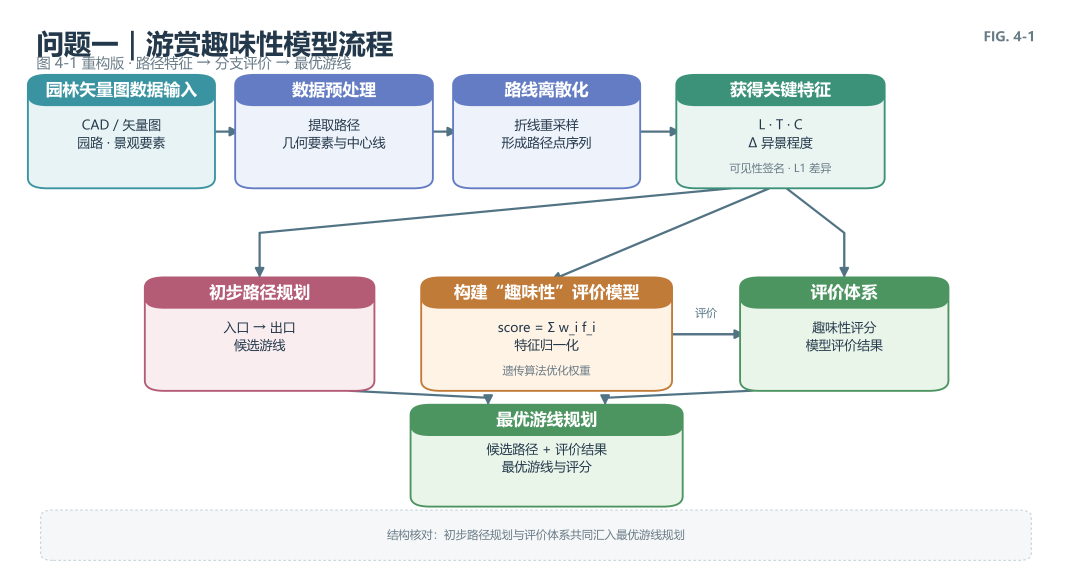
#> input picture workspace/modeling_paper_benchmark/figure_4_1/stage_03_final/rendered_final_v2/figure.png, 4287 x 2350 px (shown at 1/4 size)
$ python qa_previews.py
#> lines starting #> are read from the running program, lines starting #| are printed output that depends on the picture
"""Create Python QA previews for final-size and before/after inspection."""

from __future__ import annotations

from pathlib import Path

from PIL import Image, ImageDraw, ImageFont

ROOT = Path(__file__).resolve().parent
FINAL = ROOT / "rendered_final_v2" / "figure.png"
STAGE1 = ROOT.parent / "stage_01_independent" / "rendered" / "figure.png"


def _font(size: int) -> ImageFont.FreeTypeFont | ImageFont.ImageFont:
    for path in (r"C:\Windows\Fonts\msyh.ttc", r"C:\Windows\Fonts\arial.ttf"):
        if Path(path).is_file():
            return ImageFont.truetype(path, size=size)
    return ImageFont.load_default()


def _resize_to_mm(image: Image.Image, width_mm: float, dpi: int = 300) -> Image.Image:
    width_px = round(width_mm / 25.4 * dpi)
    height_px = round(image.height * width_px / image.width)
    return image.resize((width_px, height_px), Image.Resampling.LANCZOS)


def _before_after(before: Image.Image, after: Image.Image) -> Image.Image:
    target_width = 1800
    before = before.resize(
        (target_width, round(before.height * target_width / before.width)),
        Image.Resampling.LANCZOS,
    )
    after = after.resize(
        (target_width, round(after.height * target_width / after.width)),
        Image.Resampling.LANCZOS,
    )
    label_height = 80
    canvas = Image.new(
        "RGB",
        (target_width * 2 + 30, max(before.height, after.height) + label_height),
        "white",
    )
    draw = ImageDraw.Draw(canvas)
    label_font = _font(34)
    draw.text((20, 18), "Stage 1 · independent text-only", fill="#23384A", font=label_font)
    draw.text(
        (target_width + 40, 18),
        "Stage 3 · source-compared final",
        fill="#23384A",
        font=label_font,
    )
    canvas.paste(before, (0, label_height))
    canvas.paste(after, (target_width + 30, label_height))
    return canvas


def main() -> dict[str, Path]:
    if not FINAL.is_file() or not STAGE1.is_file():
        raise FileNotFoundError("final and stage-1 PNGs are required before QA preview generation")
    with Image.open(FINAL) as final_image, Image.open(STAGE1) as stage1_image:
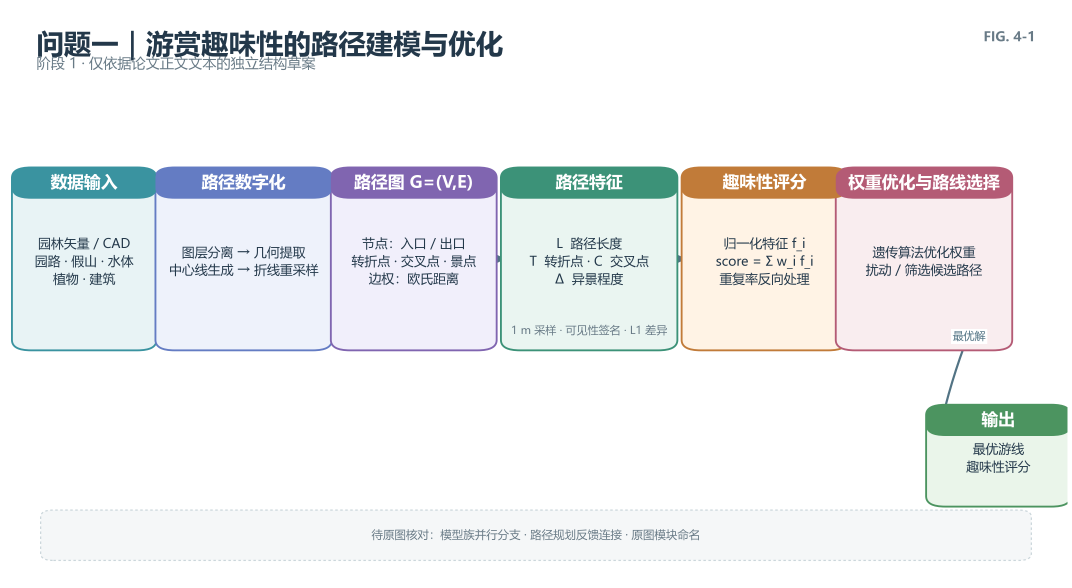
#> input picture workspace/modeling_paper_benchmark/figure_4_1/stage_01_independent/rendered/figure.png, 4287 x 2350 px (shown at 1/4 size)
#> final_image is the input picture: PIL image 4287x2350 RGBA; mean R, G, B, A 233.6, 237, 236.3, 255
#> stage1_image is the input picture: PIL image 4287x2350 RGBA; mean R, G, B, A 237.8, 239.3, 240.3, 255
        final = final_image.convert("RGB")
        stage1 = stage1_image.convert("RGB")
        outputs = {
            "single_column_89mm": ROOT / "qa_single_column_89mm.png",
            "double_column_180mm": ROOT / "qa_double_column_180mm.png",
            "before_after": ROOT / "before_after.png",
        }
        _resize_to_mm(final, 89).save(outputs["single_column_89mm"], format="PNG")
#> in _resize_to_mm, `return image.resize((width_px, height_px), Image.Resampling.LANCZOS)`:
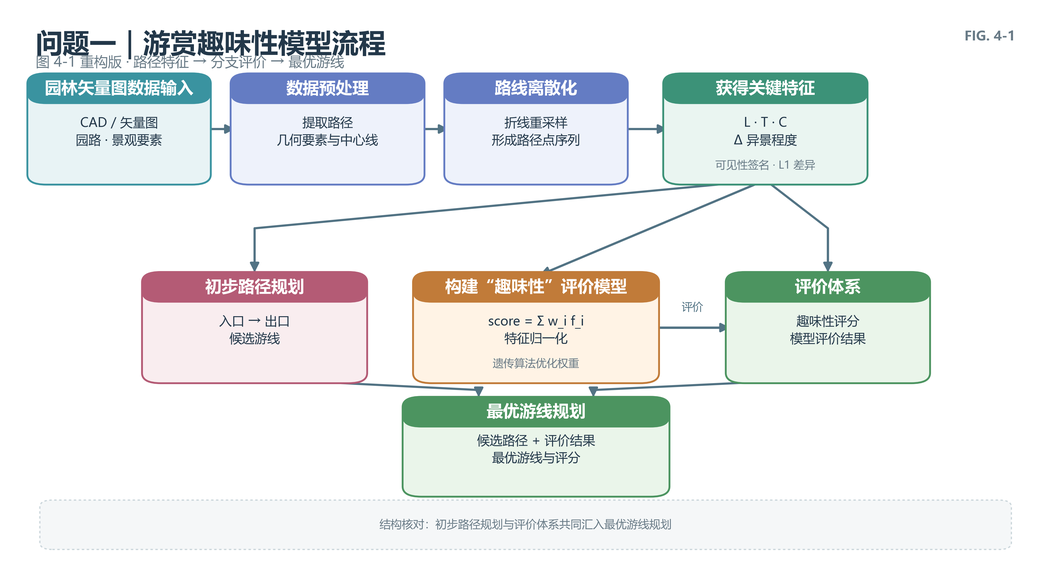
#> returned value: PIL image 1051x576 RGB; mean R, G, B 233.4, 236.8, 236.1
        _resize_to_mm(final, 180).save(outputs["double_column_180mm"], format="PNG")
#> call 2 of _resize_to_mm, with width_mm = 180, dpi = 300
#> in _resize_to_mm (call 2), `return image.resize((width_px, height_px), Image.Resampling.LANCZOS)`:
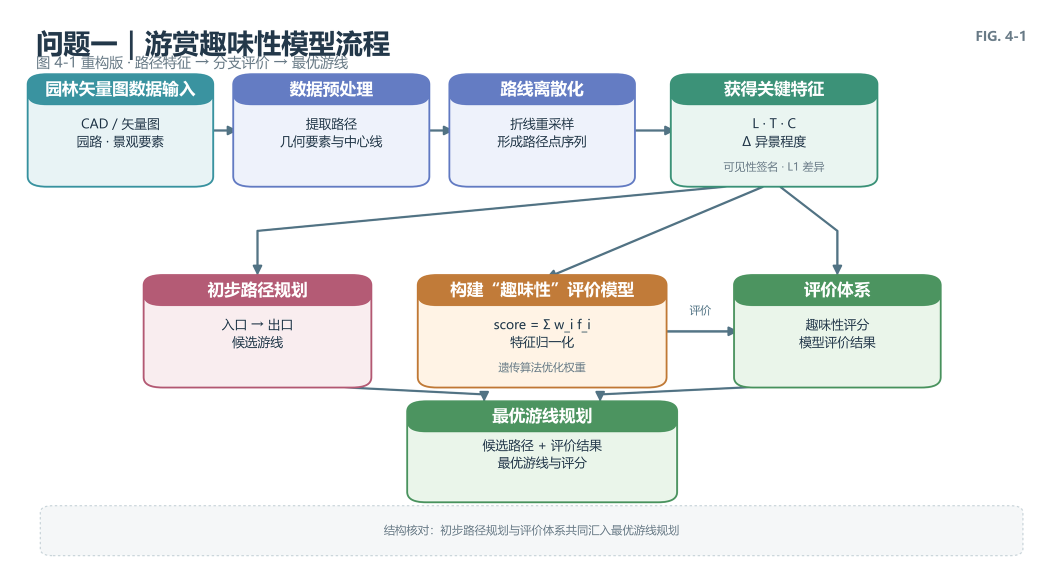
#> returned value: PIL image 2126x1165 RGB (shown at 1/2 size); mean R, G, B 233.5, 236.9, 236.2
        _before_after(stage1, final).save(outputs["before_after"], format="PNG")
#> in _before_after, `after = after.resize( (target_width, round(after.height * target_width..`:
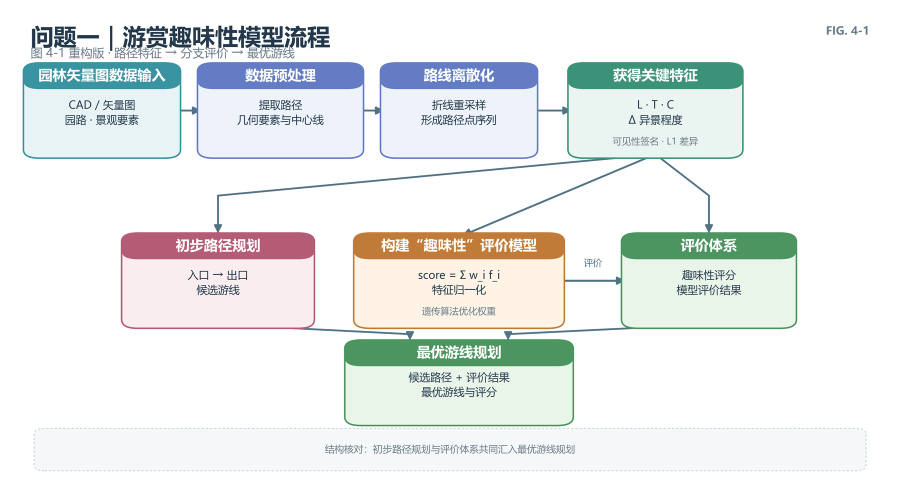
#> after: PIL image 1800x987 RGB (shown at 1/2 size); mean R, G, B 233.5, 236.9, 236.2
#> in _before_after, `canvas = Image.new( "RGB", (target_width * 2 + 30, max(before.height, ..`: canvas: PIL image 3630x1067 RGB; every value is 255
#> in _before_after, `canvas.paste(before, (0, label_height))`:
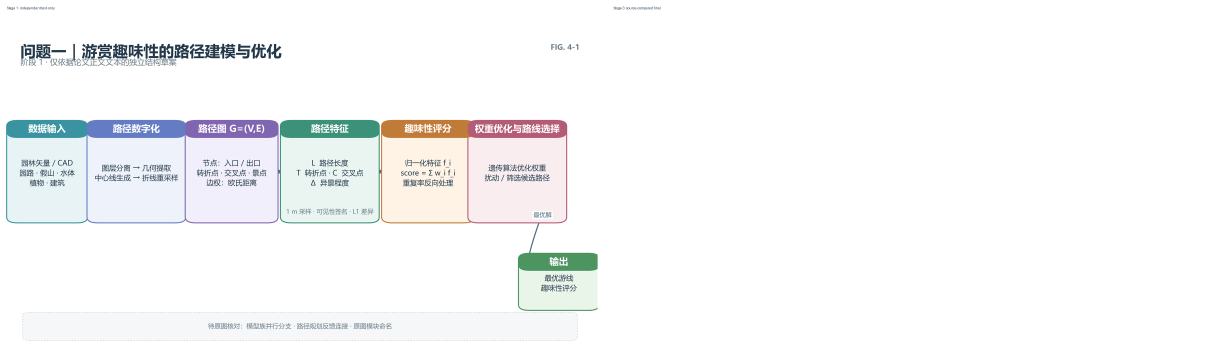
#> canvas: PIL image 3630x1067 RGB (shown at 1/3 size); mean R, G, B 247, 247.7, 248.2
#> in _before_after, `canvas.paste(after, (target_width + 30, label_height))`:
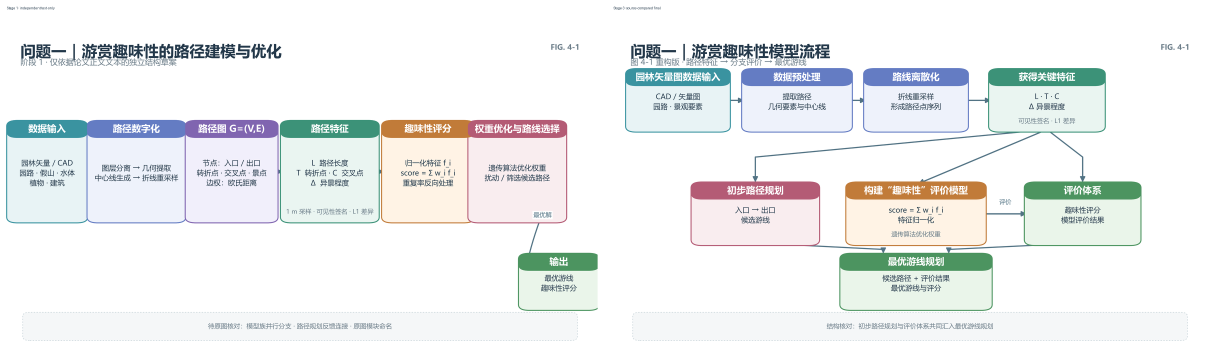
#> canvas: PIL image 3630x1067 RGB (shown at 1/3 size); mean R, G, B 237.1, 239.4, 239.6
    return outputs


if __name__ == "__main__":
    for name, path in main().items():
        print(name, path)
